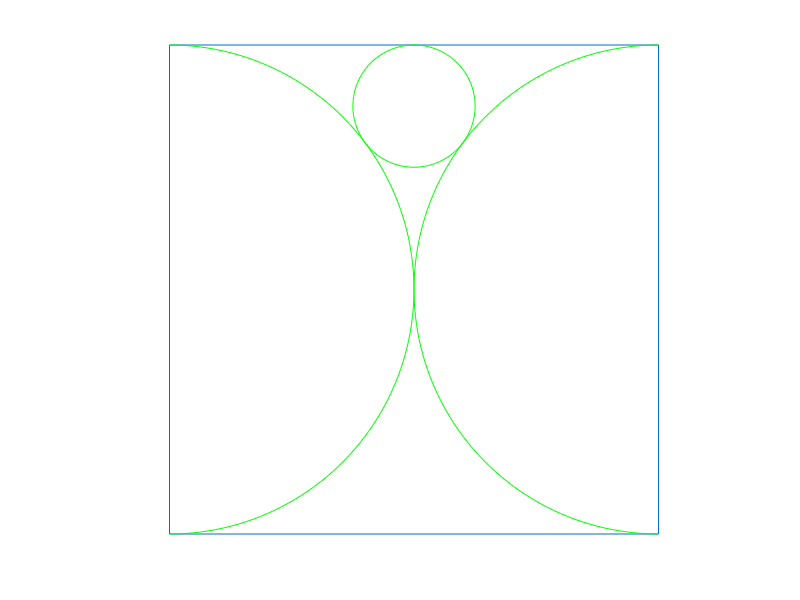

This chart was generated by the following MATLAB code:
function[]=ejercicio19mk2()
x=[-40,40,40,-40,-40]; y=[40,40,-40,-40,40];
line(x,y); axis equal; hold on; axis off; grid;
circulos(-40,0,40,-pi/2,pi/2)
circulos(40,0,40,pi/2,3*pi/2)
circulos(0,30,10,0,2*pi)
end

function[]=circulos(h,k,r,thi,thf)
theta=linspace(thi,thf);
x1=h+r*cos(theta); y1=k+r*sin(theta);
plot(x1,y1,'g')
end